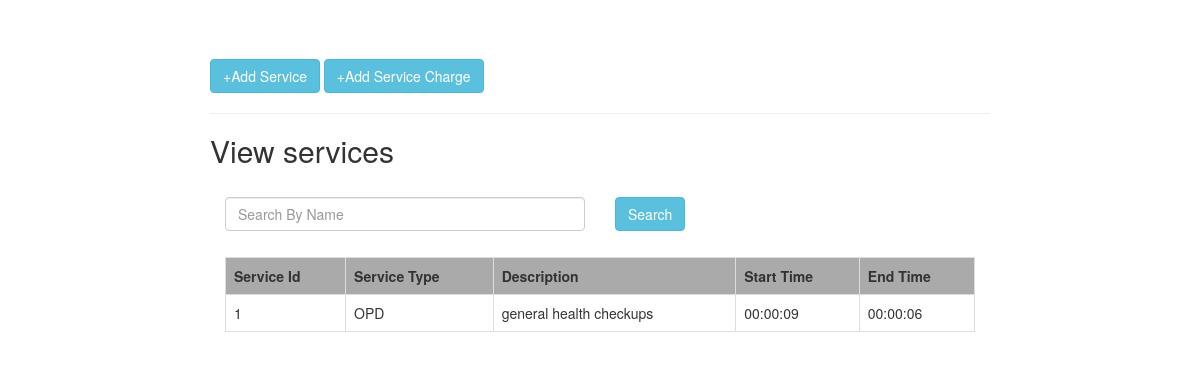
/Meedumi/viewservice.php, run on an earlier commit of the app's database.
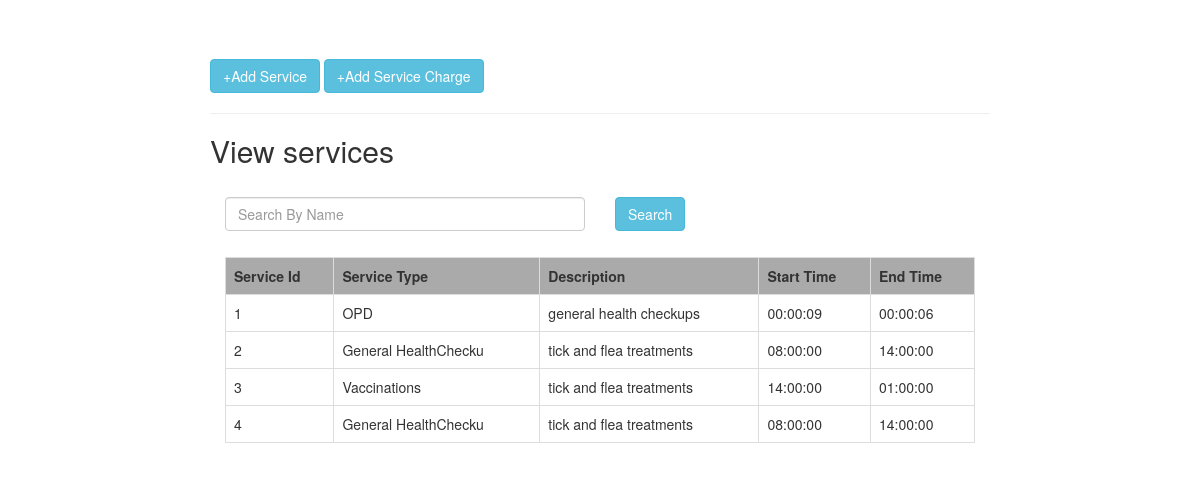
And on a later commit of the database.
### tables this page shows
CREATE TABLE `services` (
  `serviceId` int(11) NOT NULL,
  `serviceType` varchar(20) NOT NULL,
  `description` varchar(100) NOT NULL,
  `startTime` time NOT NULL,
  `endTime` time NOT NULL,
  `staus` tinyint(1) NOT NULL
);

### Meedumi/viewservice.php (the view, shortened to what this page needs)
<!DOCTYPE html>
<html lang="en">
<head>
	<link rel="stylesheet" href="https://maxcdn.bootstrapcdn.com/bootstrap/3.3.7/css/bootstrap.min.css">
	<link rel="stylesheet" href="style/indexstyle.css">
</head>
<body>
	<div class="container">
		<div class="row">
			<div class="col-md-8 col-md-offset-2" style="margin-top:5%;">
				<div class="row">
				<?php
				$connection = mysqli_connect('localhost:3306','root','','animalcare');
				if(isset($_POST['search'])){
					$searchkey = $_POST['search'];
					$sql = "SELECT * FROM services WHERE serviceType LIKE '%$searchkey%'";
				}else{
				$sql = "SELECT * FROM services";
				$searchkey = "";
				}
				$result = mysqli_query($connection,$sql);
				?>
				<div class="form-group">
				<a href="index.php"  class="btn btn-info" name="submit"> +Add Service</a>
				<a href="ServiceCharge.php"  class="btn btn-info" name="submit"> +Add Service Charge</a>
				</div>
				<hr>
					<form action="viewservice.php" method="POST">
					<h2> View services</h2> <br>
						<div class="col-md-6">
							<input type="text" name="search" class="form-control" placeholder="Search By Name" value="<?php echo $searchkey;?>">
						</div>
						<div class="col-md-6 text-left">
							<button class="btn btn-info">Search</button>
						</div><br>
					</form>
					<br>
					<br>
				</div>
				<table class="table table-bordered">
					<tr>
						<th>Service Id</th>
						<th>Service Type</th>
						<th>Description </th>
						<th>Start Time</th>
						<th>End Time</th>
					</tr>
					<?php while($row = mysqli_fetch_object($result)) { ?>
					<tr>
						<td><?php echo $row->serviceId ?></td>
						<td><?php echo $row->serviceType ?></td>
						<td><?php echo $row->description ?></td>
						<td><?php echo $row->startTime ?></td>
						<td><?php echo $row->endTime ?></td>
					</tr>
					<?php } ?>
				</table>
			</div>
		</div>
	</div>
</body>
</html>

What changed in the data, as far as the page shows it:
added services: serviceId "2", serviceType "General HealthChecku", description "tick and flea treatments", startTime "08:00:00", endTime "14:00:00"
added services: serviceId "3", serviceType "Vaccinations", description "tick and flea treatments", startTime "14:00:00", endTime "01:00:00"
added services: serviceId "4", serviceType "General HealthChecku", description "tick and flea treatments", startTime "08:00:00", endTime "14:00:00"
